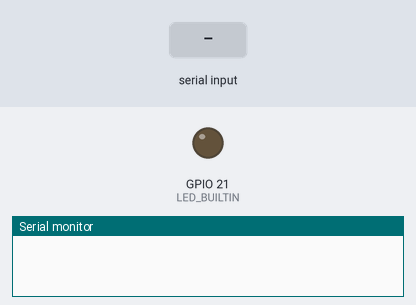
This sketch was run on a simulated Seeed XIAO ESP32-S3. Parts: output pins drawn as LEDs (lit = HIGH), the last lines printed to the serial monitor. Dashed ring = blinking. The test bench sets the inputs (shaded band).

Above: at 0.0 s.
At 2.8 s:
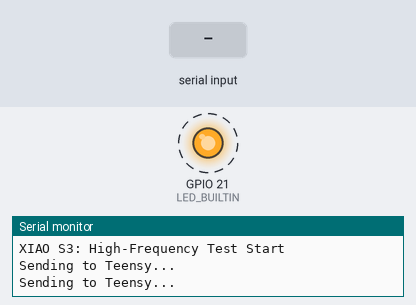
3.3 s: "1\n" received over the second serial link
Timing chart, 0 to 12.4 s (numbered marks = the images above; inputs shaded):
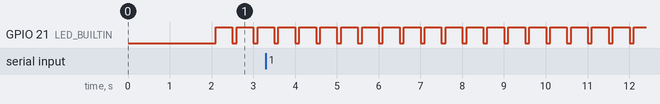

The sketch:

teensyUART.ino
```cpp
  // XIAO ESP32-S3 UART Sender/Receiver
  #include <Arduino.h>

  void setup() {
      Serial.begin(115200);
      // Force pins to D7 (RX) and D6 (TX)
      Serial1.begin(115200, SERIAL_8N1, D7, D6);

      pinMode(LED_BUILTIN, OUTPUT);
      delay(2000);
      Serial.println("XIAO S3: High-Frequency Test Start");
  }

  void loop() {
      // Send a message every 500ms
      Serial1.println("DATA_FROM_XIAO");
      Serial.println("Sending to Teensy...");

      // Blink LED to show code is alive
      digitalWrite(LED_BUILTIN, LOW); // ESP32 LED is active LOW
      delay(100);
      digitalWrite(LED_BUILTIN, HIGH);
      delay(400);

      while(Serial1.available()) {
          Serial.print("Teensy says: ");
          Serial.println(Serial1.readStringUntil('\n'));
      }
  }
```

Measured:
- by itself, GPIO 21 (LED_BUILTIN): alternates HIGH for 0.40 s and LOW for 0.10 s
